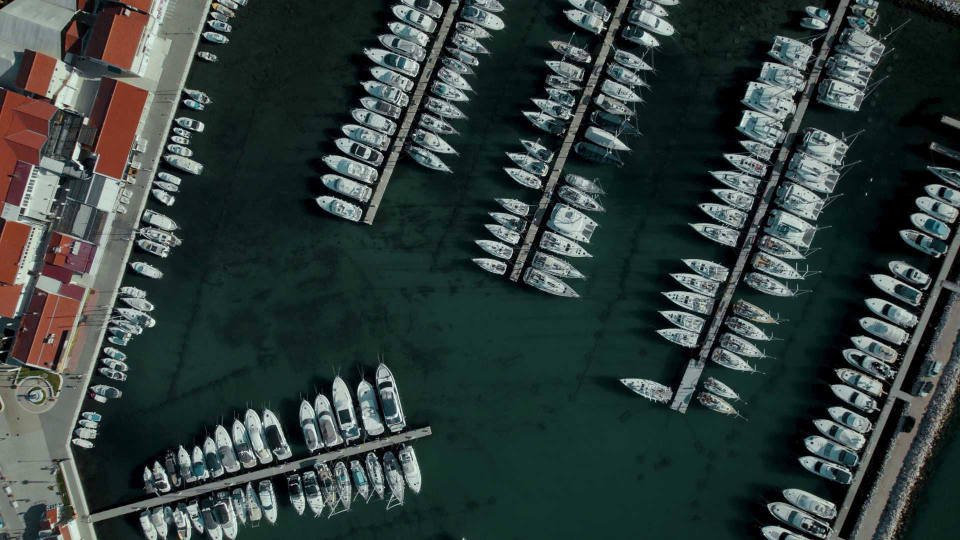
#> input picture assets/boats.jpg, 1920 x 1080 px (shown at 1/2 size); its folder holds only this picture in this run
$ python main.py
#> lines starting #> are read from the running program, lines starting #| are printed output that depends on the picture
import cv2
import numpy as np
import onnxruntime as ort
import os
import glob
from pathlib import Path

# ONNX model and image file path configuration
ONNX_MODEL_PATH = 'models/yolo11l-seg.onnx'
IMAGE_PATH = '../assets/' # Change to desired image file or directory for detection.
# IMAGE_PATH = '../test_images/'
OUTPUT_DIR = 'output'  # Directory to save results
CONFIDENCE_THRESHOLD = 0.25  # Standard threshold matching ultralytics default
IOU_THRESHOLD = 0.5
SCORE_THRESHOLD = 0.25   # Standard threshold matching ultralytics default

# COCO class names (based on dataset that YOLOv11 was trained on)
CLASSES = ['person', 'bicycle', 'car', 'motorcycle', 'airplane', 'bus', 'train', 'truck', 'boat', 'traffic light',
           'fire hydrant', 'stop sign', 'parking meter', 'bench', 'bird', 'cat', 'dog', 'horse', 'sheep', 'cow',
           'elephant', 'bear', 'zebra', 'giraffe', 'backpack', 'umbrella', 'handbag', 'tie', 'suitcase', 'frisbee',
           'skis', 'snowboard', 'sports ball', 'kite', 'baseball bat', 'baseball glove', 'skateboard', 'surfboard',
           'tennis racket', 'bottle', 'wine glass', 'cup', 'fork', 'knife', 'spoon', 'bowl', 'banana', 'apple',
           'sandwich', 'orange', 'broccoli', 'carrot', 'hot dog', 'pizza', 'donut', 'cake', 'chair', 'couch',
           'potted plant', 'bed', 'dining table', 'toilet', 'tv', 'laptop', 'mouse', 'remote', 'keyboard',
           'cell phone', 'microwave', 'oven', 'toaster', 'sink', 'refrigerator', 'book', 'clock', 'vase',
           'scissors', 'teddy bear', 'hair drier', 'toothbrush']

def letterbox(image, new_shape=(640, 640), color=(114, 114, 114), auto=False, scaleFill=False, scaleup=True):
    """Resize image to square while maintaining aspect ratio."""
    shape = image.shape[:2]  # current shape [height, width]
    if isinstance(new_shape, int):
        new_shape = (new_shape, new_shape)

    # Scale ratio (new / old)
    r = min(new_shape[0] / shape[0], new_shape[1] / shape[1])
    if not scaleup:  # only scale down, do not scale up (for better test mAP)
        r = min(r, 1.0)

    # Compute padding
    ratio = r, r  # width, height ratios
    new_unpad = int(round(shape[1] * r)), int(round(shape[0] * r))
    dw, dh = new_shape[1] - new_unpad[0], new_shape[0] - new_unpad[1]  # wh padding
    if auto:  # minimum rectangle
        dw, dh = np.mod(dw, 64), np.mod(dh, 64)  # wh padding
    elif scaleFill:  # stretch
        dw, dh = 0.0, 0.0
        new_unpad = (new_shape[1], new_shape[0])
        ratio = new_shape[1] / shape[1], new_shape[0] / shape[0]  # width, height ratios

    dw /= 2  # divide padding into 2 sides
    dh /= 2

    if shape[::-1] != new_unpad:  # resize
        image = cv2.resize(image, new_unpad, interpolation=cv2.INTER_LINEAR)
    top, bottom = int(round(dh - 0.1)), int(round(dh + 0.1))
    left, right = int(round(dw - 0.1)), int(round(dw + 0.1))
    image = cv2.copyMakeBorder(image, top, bottom, left, right, cv2.BORDER_CONSTANT, value=color)  # add border
    return image, ratio, (dw, dh)

def preprocess_image(image_path):
    """Read image and preprocess it for model input."""
    image = cv2.imread(image_path)
    original_height, original_width = image.shape[:2]

    # Accurate preprocessing using letterbox
    image, ratio, (dw, dh) = letterbox(image, new_shape=(640, 640))

    # BGR -> RGB, HWC -> CHW, normalization
    image = cv2.cvtColor(image, cv2.COLOR_BGR2RGB)
    image = image.transpose((2, 0, 1))
    image = np.expand_dims(image, axis=0)
    image = np.ascontiguousarray(image)
    image = image.astype(np.float32) / 255.0

    return image, original_width, original_height, ratio, (dw, dh)

def run_inference(model_path, input_tensor):
    """Run inference with ONNX model."""
    session = ort.InferenceSession(model_path)
    input_name = session.get_inputs()[0].name
    outputs = session.run(None, {input_name: input_tensor})
    return outputs

# [206 lines left out: functions postprocess_segmentation, generate_mask, crop_mask_np, scale_mask_to_original, draw_segmentation, not called in this run]

def get_image_files(path):
    """Find image files in the path."""
    image_extensions = ['*.jpg', '*.jpeg']
    image_files = []

    if os.path.isfile(path):
        # Single file case
        if any(path.lower().endswith(ext[1:]) for ext in image_extensions):
            image_files.append(path)
    elif os.path.isdir(path):
        # Directory case - use set to avoid duplicates
        image_files_set = set()
        for ext in image_extensions:
            # Search for both lowercase and uppercase versions
            image_files_set.update(glob.glob(os.path.join(path, ext)))
            image_files_set.update(glob.glob(os.path.join(path, ext.upper())))
        image_files = list(image_files_set)

    return image_files

def process_single_image(image_path, output_dir):
    """Process a single image."""
    try:
        # 1. Preprocessing
        input_tensor, original_w, original_h, ratio, pad = preprocess_image(image_path)
#> in preprocess_image, image is the input picture: shape (1080, 1920, 3); mean B, G, R 60.7, 63.8, 50.8
#> in letterbox, `image = cv2.resize(image, new_unpad, interpolation=cv2.INTER_LINEAR)`:
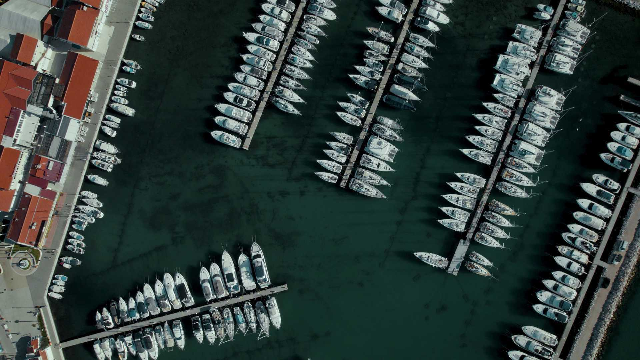
#> image: shape (360, 640, 3); mean of channels 0, 1, 2 60.7, 63.7, 50.7; drawn as B, G, R
#> in letterbox, `image = cv2.copyMakeBorder(image, top, bottom, left, right, cv2.BORDER..`:
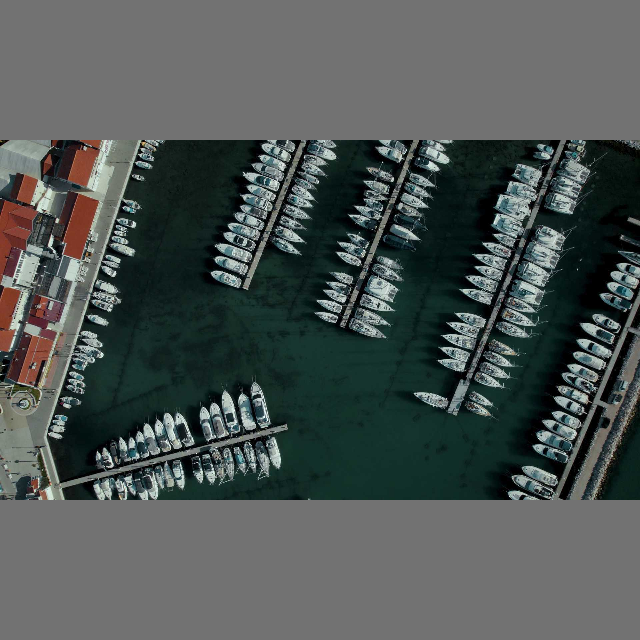
#> image: shape (640, 640, 3); mean of channels 0, 1, 2 84, 85.7, 78.4; drawn as B, G, R
#> in preprocess_image, `image, ratio, (dw, dh) = letterbox(image, new_shape=(640, 640))`: ratio = (0.333, 0.333); dw = 0; dh = 140
#> original_w = 1920; original_h = 1080; ratio = (0.333, 0.333); pad = (0, 140)

        # 2. Inference
        outputs = run_inference(ONNX_MODEL_PATH, input_tensor)

        # 3. Post-processing
        detections = postprocess_segmentation(outputs, original_w, original_h, ratio, pad)

        # 4. Generate result save path
        filename = Path(image_path).stem
        output_path = os.path.join(output_dir, f"{filename}_segmented.jpg")

        # 5. Visualization
        if detections:
            draw_segmentation(image_path, detections, output_path)
            print(f"[{filename}] Total {len(detections)} objects segmented.")
            for i, det in enumerate(detections):
                class_name = CLASSES[det['class_id']]
                score = det['score']
                box = det['box']
                mask_area = np.sum(det['mask'])
                print(f"  {i+1}. {class_name}: {score:.2f} - Position: ({box[0]}, {box[1]}) ~ ({box[2]}, {box[3]}) - Mask area: {mask_area} pixels")
        else:
            # Copy and save original image even if no objects detected
            image = cv2.imread(image_path)
            cv2.imwrite(output_path, image)
            print(f"[{filename}] No objects detected.")

        return True

    except Exception as e:
        print(f"[{Path(image_path).name}] Error occurred during processing: {str(e)}")
        return False

if __name__ == '__main__':
    # Create output directory
    os.makedirs(OUTPUT_DIR, exist_ok=True)

    # Find image files
    image_files = get_image_files(IMAGE_PATH)

    if not image_files:
        print(f"No image files found in '{IMAGE_PATH}'.")
        print("Supported formats: .jpg, .jpeg")
        exit(1)

    print(f"Processing {len(image_files)} image files for segmentation.")
    print(f"Results will be saved in '{OUTPUT_DIR}' folder.")
    print("-" * 50)

    # Process each image
    success_count = 0
    for i, image_path in enumerate(image_files, 1):
        print(f"\n[{i}/{len(image_files)}] Processing: {Path(image_path).name}")
#> (the run stopped early here; a loop or call above may not have finished)
